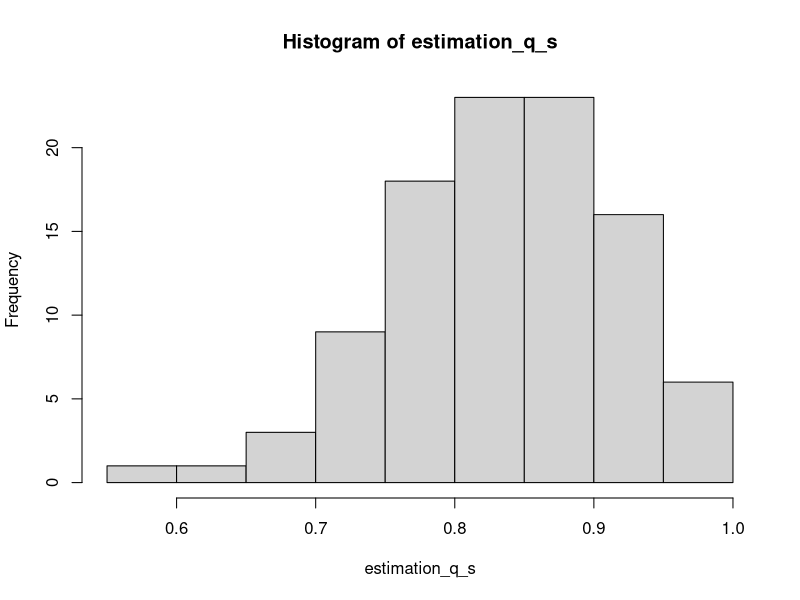
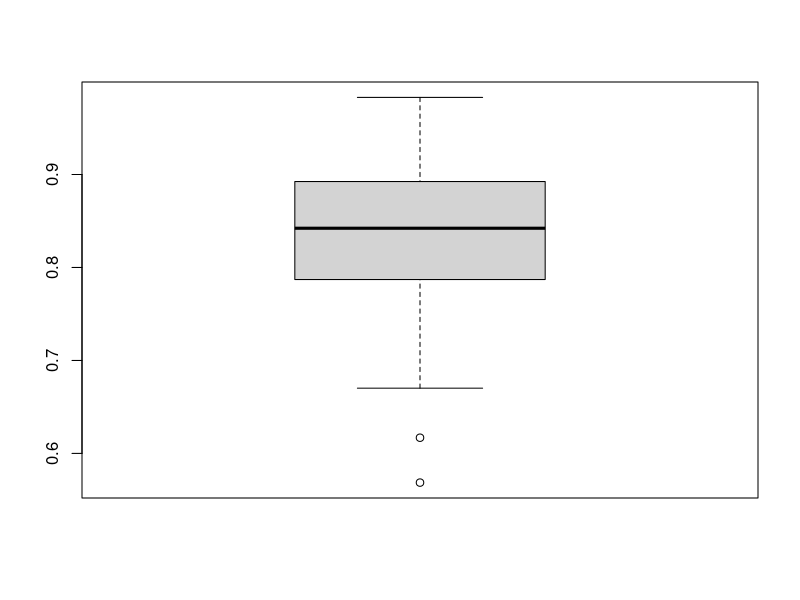
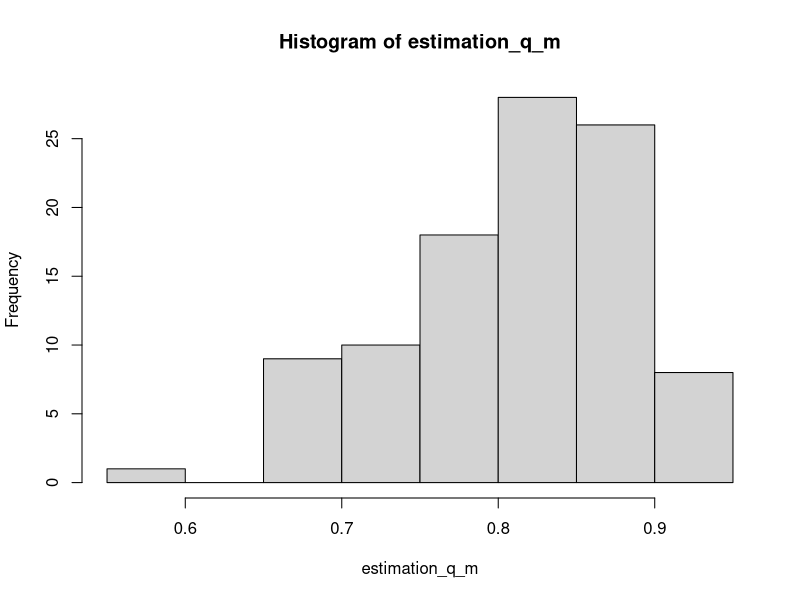
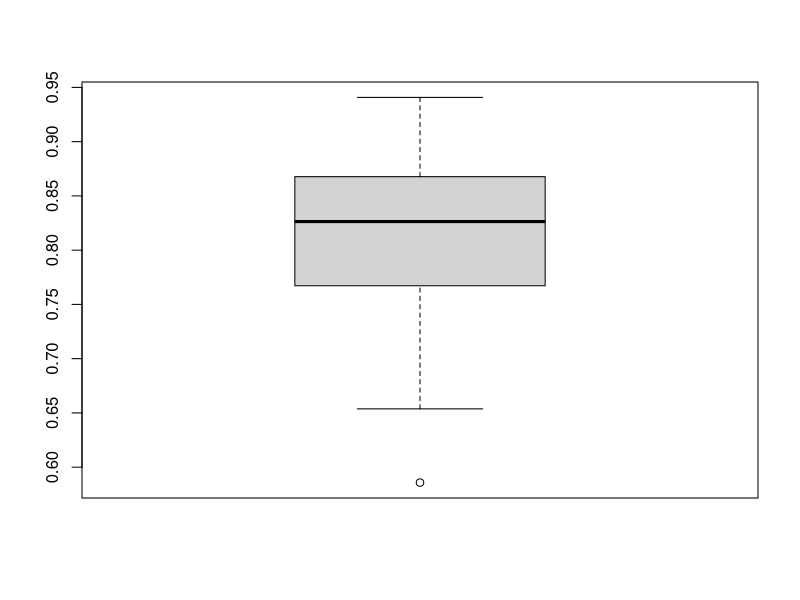
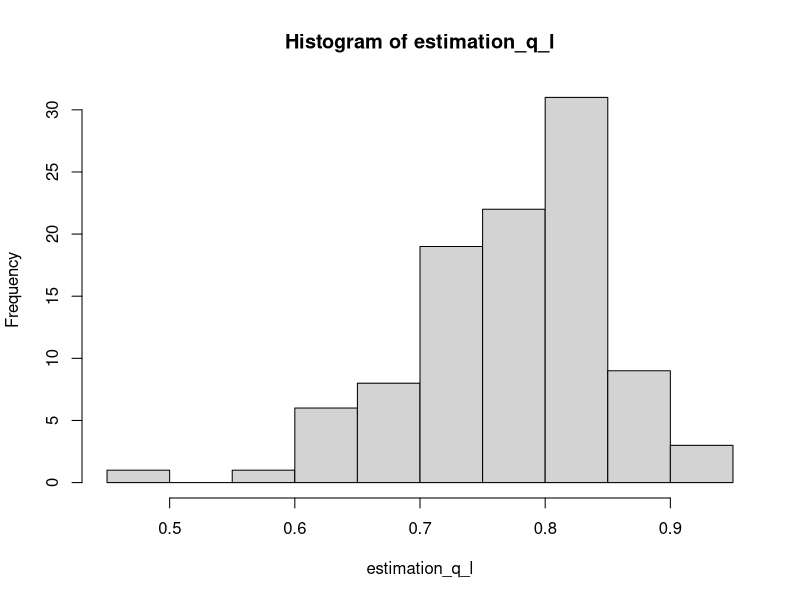
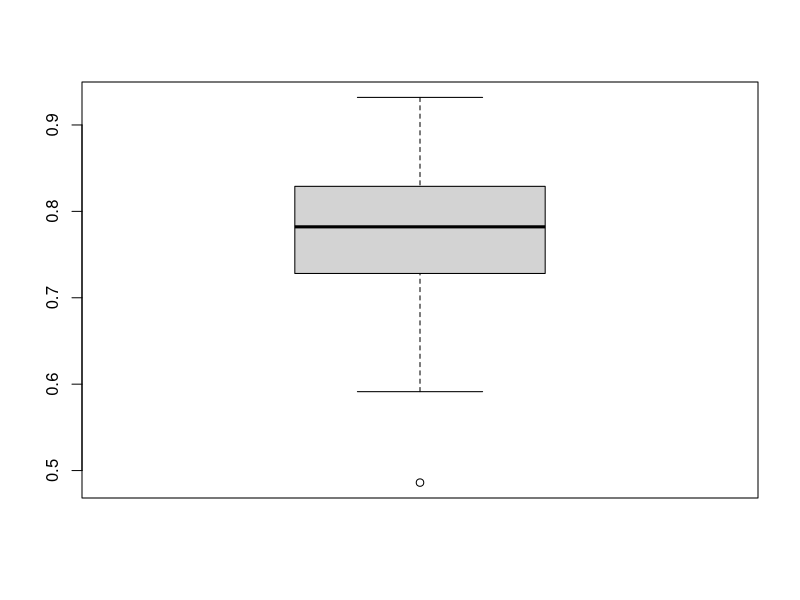
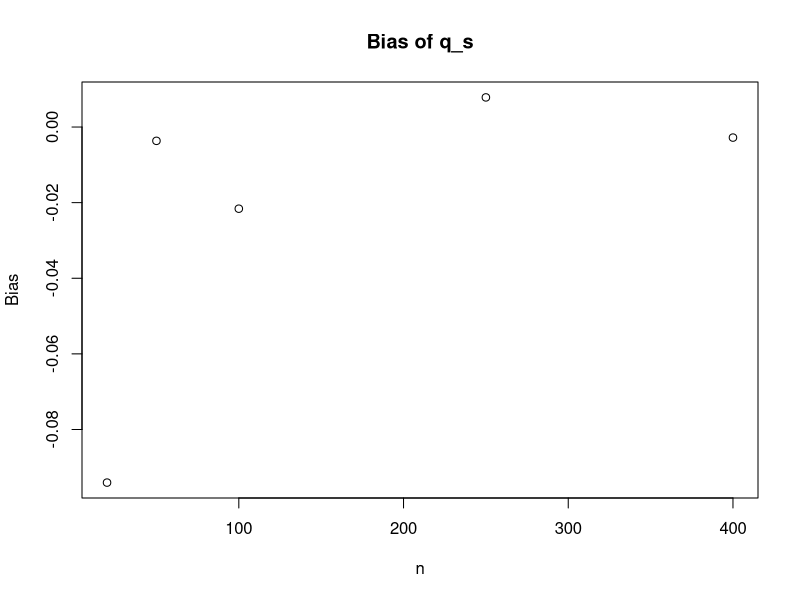
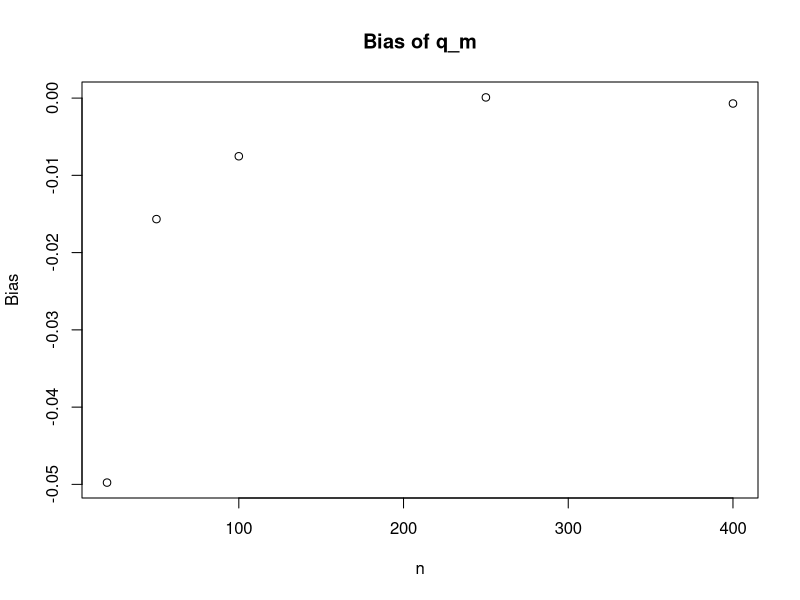

Recreate these plots in R, in order.
rm(list=ls(all=TRUE)) # Nettoyage mÃ©moire R Studio
set.seed(2023)

n <- 20
nbr_replication <- 100
a_0 <- 0.5
b_0 <- 1.2

#Fonction de densité
f_a_0b_0 <- function(t) {
  if(t > 0 & t < 1) {
    return(a_0*b_0*t^(a_0-1)*(1-t^a_0)^(b_0-1))
  } else {
    return(0)
  }
}

#Quantile of order p, a and b are unknown parameters
q_p_a_b <- function(p,a,b) {
  return ((1-(1-p)^(1/b))^(1/a))
}

#Quantile of order p
q_p <- function(p) {
  return (q_p_a_b(p,a_0,b_0))
}

#First estimator of q_0.95
q_s <- function(T_i) {
  size <- length(T_i)
  T_sort <- sort(T_i)
  return (T_sort[ceiling(0.95*size)]+(T_sort[floor(0.95*size)]-T_sort[ceiling(0.95*size)])*(0.95*n-ceiling(0.95*n)))
}

#Estimator of a_m and b_m, using the method of moments
q_m <- function(T_i) {
  #On cherche une racine à la première équation de 1.2.b pour obtenir a_M, puis on calcule b_M et q_M
  f1 <- function(a) {
    return ((sum(T_i^(2*a)))*(n+sum(T_i^(a)))*(sum(T_i^(a)))^(-2)-2)
  }
  solution <- uniroot(f1,c(1e-9,10))
  a_m <- solution$root
  b_m <- n/(sum(T_i^(a_m)))-1
  return (q_p_a_b(0.95,a_m,b_m))
}

#Estimator of a_l and b_l, using the maximum likelihood estimator
q_l <- function(T_i) {
  #On cherche une racine à la première équation de 1.2.c pour obtenir a_L, puis on calcule b_L et q_L
  f1 <- function(a) {
    return (1/a + (1/(sum(log(1-T_i)))+1/n)*sum(T_i^(a)*log(T_i)/(1-T_i^(a)))+1/n*sum(log(T_i)))
  }
  solution_l <- uniroot(f1,c(1e-9,10))
  a_l <- solution_l$root
  b_l <- -n/(sum(log(1-T_i^(a_l))))
  
  return (q_p_a_b(0.95,a_l,b_l))
}

#Generation of a iid sample of size 20 from the density f_a_0b_0 and estimation of q_0.95 in 3 different ways
generate_sample <- function() {
  U <- runif(n)
  T_i <- sapply(U,q_p)
  q_s_sample <- q_s(T_i)
  q_m_sample <- q_m(T_i)
  q_l_sample <- q_l(T_i)
  return (c(q_s_sample,q_m_sample,q_l_sample))
}

generate_estimation_q_p <- function(affichage) {
  estimation_q_p <- replicate(nbr_replication,generate_sample())
  estimation_q_s <- estimation_q_p[1,]
  estimation_q_m <- estimation_q_p[2,]
  estimation_q_l <- estimation_q_p[3,]
  
  if (affichage == TRUE) {
    hist(estimation_q_s,breaks=10)
    boxplot(estimation_q_s)
    
    hist(estimation_q_m,breaks=10)
    boxplot(estimation_q_m)
    
    hist(estimation_q_l,breaks=10)
    boxplot(estimation_q_l)    
  }
  
  #Approximation de l'espérance par la moyenne empirique
  esperance_q_s <- mean(estimation_q_s)
  esperance_q_m <- mean(estimation_q_m)
  esperance_q_l <- mean(estimation_q_l)
  
  #Calcul du biais
  bias_s <- esperance_q_s - q
  bias_m <- esperance_q_m - q
  bias_l <- esperance_q_l - q
  
  #Calcul de la variance
  variance_s <- mean(estimation_q_s^2)-esperance_q_s^2
  variance_m <- mean(estimation_q_m^2)-esperance_q_m^2
  variance_l <- mean(estimation_q_l^2)-esperance_q_l^2
  
  #Calcul du MSE
  mse_s <- bias_s^2 + variance_s
  mse_m <- bias_m^2 + variance_m
  mse_l <- bias_l^2 + variance_l
  
  matrice <- matrix(c(bias_s,variance_s,mse_s,bias_m,variance_m,mse_m,bias_l,variance_l,mse_l), ncol = 3, byrow = TRUE, dimnames = list(c("q_s", "q_m", "q_l"), c("Biais", "Variance", "MSE")))
  
  return (matrice)
}

q <- q_p(0.95)

#1.3.a
n<-50
generate_sample()

#1.3.b et 1.3.c
result <- generate_estimation_q_p(TRUE)
result

#1.3.d
n_value <- c(20,50,100,250,400)
results <- array(0, dim = c(3, 3, length(n_value)))
for (i in 1:length(n_value)) {
  n<-n_value[i]
  results[,,i]=t(generate_estimation_q_p(FALSE))
}

#Graphiques

print(results[,,])

#Biais
plot(n_value,results[1,1,],xlab="n",ylab="Bias",main="Bias of q_s") #q_s
plot(n_value,results[1,2,],xlab="n",ylab="Bias",main="Bias of q_m") #q_m
plot(n_value,results[1,3,],xlab="n",ylab="Bias",main="Bias of q_l") #q_l

#Variance
plot(n_value,results[2,1,],xlab="n",ylab="Variance",main="Variance of q_s") #q_s
plot(n_value,results[2,2,],xlab="n",ylab="Variance",main="Variance of q_m") #q_m
plot(n_value,results[2,3,],xlab="n",ylab="Variance",main="Variance of q_l") #q_l

#MSE
plot(n_value,results[3,1,],xlab="n",ylab="MSE",main="MSE of q_s") #q_s
plot(n_value,results[3,2,],xlab="n",ylab="MSE",main="MSE of q_m") #q_m
plot(n_value,results[3,3,],xlab="n",ylab="MSE",main="MSE of q_l") #q_l
